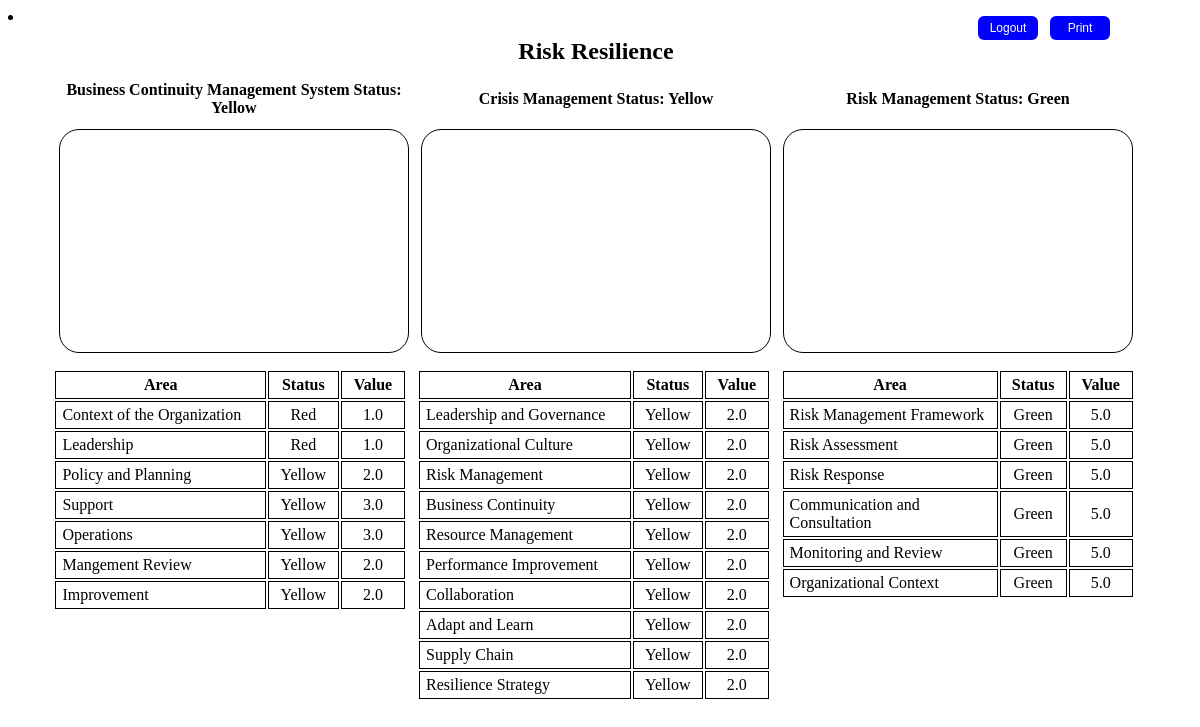
The app's page /ISO22301/results_overall/ (signed in) with its own data.
### ISO22301/models.py (models this page shows, shortened)
class Dashboard(models.Model):
    dashboard = models.CharField(max_length=50)
    company = models.CharField(max_length=150, default="None")

class Surveys(models.Model):
    survey = models.CharField(max_length=200)
    context = models.CharField(max_length=400) #identify survey css to use to set fill colors for visisted and results
    color = models.CharField(max_length=400) #set results color
    opacity = models.DecimalField(max_digits=2, decimal_places=1, blank = True) #Uset opacity for fill color for visited or results
    taken = models.IntegerField(blank = True) #Identify if survey taken: 0 = not taken, 1 = taken

class Final_Result(models.Model):
    user_id = models.IntegerField(null = True, blank=False)
    area = models.CharField(max_length=300)
    scores = models.DecimalField(max_digits=2, decimal_places=1)
    max_scores=models.IntegerField(blank = True)
    survey = models.IntegerField(blank = True)
    company = models.CharField(max_length=250, null = True)
    area_id = models.IntegerField(null = True, blank=False)
    overall_color = models.CharField(max_length=20, null = True)
    survey_name = models.CharField(max_length=40, null = True)
    length = models.IntegerField(blank = True)
    respondent = models.CharField(max_length=250, null = True)
    area_color = models.CharField(max_length=20, null = True)

### ISO22301/views.py (the view)
# urls.py: path('results_overall/', views.results_overall, name='results_overall',)
@login_required(login_url='login')
def results_overall(request):
    user_id=request.user.id #get current user to identify data to use
    browsertaball= Final_Result.objects.filter(user_id = user_id).all().values_list('company', flat =  True)
    browsertab = browsertaball[0]
    dashboard_title=list(Dashboard.objects.values_list('dashboard', flat=True))
    dashboard_title=dashboard_title[0]
    survey = Surveys.objects.all() #get all survey names
    survey_results = Final_Result.objects.filter(user_id = user_id).all().order_by('survey') #Get all tle results for a particular user, ordered by survey ascending
    survey_results_survey = survey_results.values_list('survey', flat=True) #Get list of survey to get unique results set to plot
    survey_results_max = list(set(survey_results.values_list('max_scores', flat=True))) #Get max value
    unique_surveys = list(set(survey_results_survey)) #Create list with only unique survey id by removing duplicates and use to create data sets for echarts
    survey=[*survey.values_list('survey',flat=True)] # gets list in format ['value0','value1'...]
    survey_results_area1 = list(survey_results.filter(survey=unique_surveys[0]).values_list('area', flat=True))
    survey_results_area2 = list(survey_results.filter(survey=unique_surveys[1]).values_list('area', flat=True))
    survey_results_area3 = list(survey_results.filter(survey=unique_surveys[2]).values_list('area', flat=True))
    survey_results_scores1 = list(survey_results.filter(survey=unique_surveys[0]).values_list('scores', flat=True))
    survey_results_scores2 = list(survey_results.filter(survey=unique_surveys[1]).values_list('scores', flat=True))
    survey_results_scores3 = list(survey_results.filter(survey=unique_surveys[2]).values_list('scores', flat=True))
    survey_results_colors1 = list(survey_results.filter(survey=unique_surveys[0]).values_list('area_color', flat=True))
    survey_results_colors2 = list(survey_results.filter(survey=unique_surveys[1]).values_list('area_color', flat=True))
    survey_results_colors3 = list(survey_results.filter(survey=unique_surveys[2]).values_list('area_color', flat=True))
    survey_length = []
    length=len(survey_results_area1)
    survey_length.append(length)
    length=len(survey_results_area2)
    survey_length.append(length)
    length=len(survey_results_area3)
    survey_length.append(length)
    outcomecolorvalue1 = list(set(survey_results.filter(survey=unique_surveys[0]).values_list('overall_color', flat=True)))
    outcomecolorvalue2 = list(set(survey_results.filter(survey=unique_surveys[1]).values_list('overall_color', flat=True)))
    outcomecolorvalue3 = list(set(survey_results.filter(survey=unique_surveys[2]).values_list('overall_color', flat=True)))
    outcome_color=outcomecolorvalue1+outcomecolorvalue2+outcomecolorvalue3 # Combine into one list in proper order
    table_header = [('Area', 'Value', 'Status')] # Create header for each table
    results_text1 = [(x, y, z) for x, y, z in zip (survey_results_area1, survey_results_scores1, survey_results_colors1)]
    top=results_text1.pop(0) # Remove first set of values to get list in proper display order
    results_text1.append(top) # Add to end; list will be dispalyed in resed order in HTML Template
    results_text2 = [(x, y, z) for x, y, z in zip (survey_results_area2, survey_results_scores2, survey_results_colors2)]
    top=results_text2.pop(0) # Remove first set of values to get list in proper display order
    results_text2.append(top) # Add to end; list will be dispalyed in resed order in HTML Template
    results_text3 = [(x, y, z) for x, y, z in zip (survey_results_area3, survey_results_scores3, survey_results_colors3)]
    top=results_text3.pop(0) # Remove first set of values to get list in proper display order
    results_text3.append(top) # Add to end; list will be dispalyed in resed order in HTML Template
    context = {
        'area_name1': survey_results_area1,
        'area_scores1': survey_results_scores1,
        'survey_length': survey_length,
        'survey_max': survey_results_max,
        'area_name2': survey_results_area2,
        'area_scores2': survey_results_scores2,
        'area_name3': survey_results_area3,
        'area_scores3': survey_results_scores3,
        'browsertab': browsertab,
        'dashboard_title': dashboard_title,
        'survey_name': survey,
        'outcome_color':outcome_color,
        'results_text1': results_text1,
        'results_text2': results_text2,
        'results_text3': results_text3,
        'table_header': table_header,
        }
    return render(request,'ISO22301/results_overall.html', context)

### ISO22301/templates/ISO22301/results_overall.html (shortened to what this page needs)
{% load static %}
<html lang = "en">
<head>
    <link rel="stylesheet" href="{% static 'css/styles.css' %}">
    <form action="{% url 'logout' %}" method="POST">
      <button class='button1' type='submit'>Logout</button>
      </form>
      <li> <button class='button2' onclick="window.print()">Print</button></li>
    </head>
  <table class = 'container'>
  <tbody>
    <tr>
      <td class = 'nbl' colspan = 3>{{ dashboard_title }}</td>
    </tr>
    <tr>
      <td class = 'nb'>
      {{ survey_name.3}} Status: {{outcome_color.2}}
      </td>
      <td class = 'nb'>
      {{ survey_name.0}} Status: {{outcome_color.0}}
      </td>
      <td class = 'nb'>
      {{ survey_name.1}} Status: {{outcome_color.1}}
      </td>
    </tr>
    <tr>
      <td class = 'drilldown' id='main3' >
      </td>
<td class = 'drilldown' id='main1' >
      </td>
      <td class = 'drilldown' id='main2' >
      </td>
    </tr>
</body>
</table>
<div class="row">
  <div class="column">
<table style ='width:29.5vw'>
        {% for text in table_header %}
        <tr>
        <td class = 'areabold'>
          {{text.0}} </td>
        <td class = 'bold'>{{text.2}}</td>
        <td class = 'bold'>{{text.1}}</td>
        </tr>
        {% endfor %}
        {% for text in results_text3 reversed %}
        <tr>
        <td class = 'area'>
          {{text.0}} </td>
        <td>{{text.2}}</td>
        <td>{{text.1}}</td>
        </tr>
        {% endfor %}
        </table>
</div>
    <div class="column">
      <table style ='width:29.5vw'>
        {% for text in table_header %}
        <tr>
         <td class = 'areabold'>
          {{text.0}} </td>
         <td class = 'bold'>{{text.2}}</td>
         <td class = 'bold'>{{text.1}}</td>
         </tr>
         {% endfor %}
         {% for text in results_text1 reversed %}
         <tr>
          <td class = 'area'>
           {{text.0}} </td>
          <td>{{text.2}}</td>
          <td>{{text.1}}</td>
          </tr>
          {% endfor %}
        </table>
      </div>
      <div class="column">
        <table style ='width:29.5vw'>
          {% for text in table_header %}
          <tr>
           <td class = 'areabold'>
            {{text.0}} </td>
           <td class = 'bold'>{{text.2}}</td>
           <td class = 'bold'>{{text.1}}</td>
           </tr>
           {% endfor %}
           {% for text in results_text2 reversed %}
           <tr>
           <td class = 'area'>
            {{text.0}} </td>
           <td>{{text.2}}</td>
           <td>{{text.1}}</td>
           </tr>
           {% endfor %}
          </table>
        </div>
    </div>
  </body>
</html>

### assets/css/styles.css (style rules this page uses)
th, td { border:1px solid black; padding-left: .5vw; padding-right: .5vw; padding-top: .5vh; padding-bottom: .5vh; width: 8vw; height: 1vh; text-align: center; vertical-align: middle; }
table { width: 90vw; margin-bottom: 0px; }
form { text-align: center; }
button { position: relative; left: 50vw; transform: translateX(-50%); height: 5vh; width: 10vw; background-color: #4025f4; color: white; margin: 8px 0; border: none; border-radius: 6px; font-size: 1.5vh; cursor: pointer; text-align:center; }
.container { display: flex; flex-direction: row; width:98vw; align-items: top; justify-content: center; margin-bottom: 1vh; border-spacing: 1vw 1vh; }
td.drilldown { width: 28vw; height: 28vh; border-radius: 20px; }
td.area { text-align: left; width: 50vw; }
.row { display: flex; justify-content: center; margin-right: 1vw; gap: .8vw; }
td.nb { border: none; font-size: 2vh; font-weight: bold; text-align: center; vertical-align: middle; }
td.nbl { border: none; font-size: 3vh; font-weight: bold; text-align: center; vertical-align: middle; }
td.areabold { text-align: center; width: 50vw; font-weight: bold; }
td.bold { text-align: center; font-weight: bold; }
button.button1 { background:blue; color:white; position: absolute; top: 1vh; left: 84vw; height: 3vh; width: 5vw; font-size: 1.5vh; }
button.button2 { background:blue; color:white; position: absolute; top: 1vh; left: 90vw; height: 3vh; width: 5vw; font-size: 1.5vh; }

### records on screen
Dashboard: dashboard "Risk Resilience"
Surveys: survey "Business Continuity Management System"
Surveys: survey "Crisis Management"
Final_Result: area "Context of the Organization", area_color "Red", text "1.0"
Final_Result: area "Leadership", area_color "Red", text "1.0"
Final_Result: area "Policy and Planning", text "Yellow", text "2.0"
Final_Result: area "Support", text "Yellow", text "3.0"
Final_Result: area "Operations", text "Yellow", text "3.0"
Final_Result: area "Mangement Review", text "Yellow", text "2.0"
Final_Result: area "Improvement", text "Yellow", text "2.0"
Final_Result: area "Leadership and Governance", text "Yellow", text "2.0"
Final_Result: area "Organizational Culture", text "Yellow", text "2.0"
Final_Result: area "Risk Management", text "Yellow", text "2.0"
Final_Result: area "Resource Management", text "Yellow", text "2.0"
Final_Result: area "Performance Improvement", text "Yellow", text "2.0"
Final_Result: area "Collaboration", text "Yellow", text "2.0"
Final_Result: area "Adapt and Learn", text "Yellow", text "2.0"
Final_Result: area "Supply Chain", text "Yellow", text "2.0"
Final_Result: area "Resilience Strategy", text "Yellow", text "2.0"
Final_Result: area "Risk Management Framework", text "Green", text "5.0"
Final_Result: area "Risk Assessment", text "Green", text "5.0"
Final_Result: area "Risk Response", text "Green", text "5.0"
Final_Result: area "Communication and Consultation", text "Green", text "5.0"
Final_Result: area "Monitoring and Review", text "Green", text "5.0"
Final_Result: area "Organizational Context", text "Green", text "5.0"

### other values on screen
{{ outcome_color.2 }} "Yellow"
{{ outcome_color.0 }} "Yellow"
{{ survey_name.1 }} "Risk Management"
{{ outcome_color.1 }} "Green"
{{ text.0 }} "Area"
{{ text.2 }} "Status"
{{ text.1 }} "Value"
{{ text.0 }} "Business Continuity"
{{ text.2 }} "Yellow"
{{ text.1 }} "2.0"
